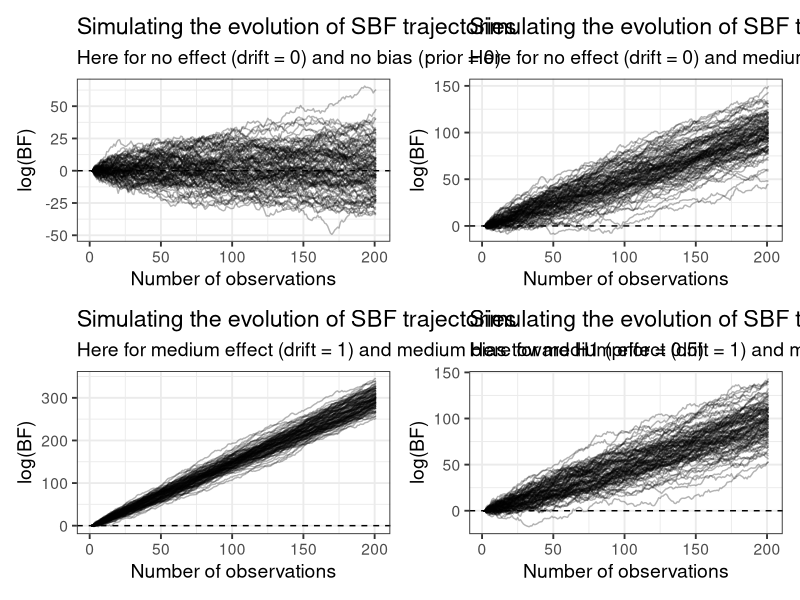

This chart was generated by the following R code:
#######################################################################
# R code accompanying Beffara, Bret & Nalborczyk (2021)
# OSF project: https://osf.io/mwtvk/
# ---------------------------------------------------------
# Modelling SBF trajectories using a simple random-walk model
# Adapted from https://github.com/psy-farrell/computational-modelling
# Written by Ladislas Nalborczyk
# E-mail: ladislas.nalborczyk@gmail.com
# Last update: March 2, 2021
#############################################################

if (!require("tidyverse") ) install.packages("tidyverse"); library("tidyverse");
if (!require("patchwork") ) install.packages("patchwork"); library("patchwork");

##########################################################################
# Parameters
# --------------------------------------------------------------------
# nsims: number of random walks (number of simulations/experiments)
# nsamples: number of times evidence is being sampled (number of observations)
# origin: starting value (should be 0 for a log(BF))
# drift: direction of the effect (0 = no effect)
# bfsd: noise in the evidence (sd of the distribution from which we sample evidence)
# criterion: distance from origin to boundary (BF threshold)
# origin sd: uncertainty (random noise) in the origin value
# drift sd: uncertainty (random noise) in the drift value
# prior: "prior belief" about drift (see above), on the same scale (prior = 0 -> no bias).
#################################################################

biasfactor <- function (
    nsims = 1e2, nsamples = 1e2, origin = 0, drift = 0, bfsd = 1,
    criterion = 10, originsd = 0, driftsd = 0, prior = 0, priorsd = 0
    ) {
    
    # initialising the results dataframe
    
    latencies <- rep(0, nsims)
    responses <- rep(0, nsims)
    evidence <- matrix(0, nsims, nsamples + 1)
    
    for (i in 1:nsims) { # for each simulated experiment
        
        # defines origin
        evidence[i, 1] <- rnorm(1, origin, originsd)
        
        # defines drift
        drift <- rnorm(1, drift, driftsd)
        
        # defines prior
        prior <- rnorm(1, prior, priorsd)
            
        # for each observation, compute BF
        for (j in 2:nsamples + 1) {
                
            # extracts last BF
            last <- evidence[i, j - 1]
            
            # defines current drift as drift + prior
            dr <- rnorm(1, drift + prior, 1)
            
            # computes cumulative evidence (BF)
            evidence[i, j] <- sum(last, rnorm(1, dr, bfsd) )
            
        }
                    
        # when does it hit the boundary ?
        p <- which(abs(evidence[i, ]) >= criterion)[1]

        # lower or upper boundary ?
        responses[i] <- sign(evidence[i, p])
        
        # record latencies (i.e., when the boundary is hit)
        latencies[i] <- p
        
    }
    
    # reshaping results into a data.frame
    results <- t(evidence) %>%
        data.frame %>%
        gather(sim, bf) %>%
        group_by(sim) %>%
        mutate(obs = 1:length(bf) ) %>%
        ungroup %>%
        mutate(
            boundary = rep(responses, each = nsamples + 1),
            latency = rep(latencies, each = nsamples + 1)
            )
    
    # returning the results
    return(results)
    
}

#############################################################
# simulating various scenarios
#################################################

# generating 100 SBF trajectories with no drift (no effect) and no bias
plot1 <-
    biasfactor(
    nsims = 1e2, nsamples = 200, origin = 0, drift = 0, bfsd = 1,
    criterion = 10, originsd = 0, driftsd = 0, prior = 0
    ) %>%
    ggplot(aes(x = obs, y = bf, group = sim) ) +
    geom_hline(yintercept = 0, linetype = 2) +
    geom_line(alpha = 0.3) +
    theme_bw(base_size = 14) +
    labs(
        title = "Simulating the evolution of SBF trajectories",
        subtitle = "Here for no effect (drift = 0) and no bias (prior = 0)",
        x = "Number of observations", y = "log(BF)"
        )

# generating 100 SBF trajectories with no drift (no effect) and (medium) bias toward H1
plot2 <-
    biasfactor(
    nsims = 1e2, nsamples = 200, origin = 0, drift = 0, bfsd = 1,
    criterion = 10, originsd = 0, driftsd = 0, prior = 0.5
    ) %>%
    ggplot(aes(x = obs, y = bf, group = sim) ) +
    geom_hline(yintercept = 0, linetype = 2) +
    geom_line(alpha = 0.3) +
    theme_bw(base_size = 14) +
    labs(
        title = "Simulating the evolution of SBF trajectories",
        subtitle = "Here for no effect (drift = 0) and medium bias toward H1 (prior = 0.5)",
        x = "Number of observations", y = "log(BF)"
        )

# generating 100 SBF trajectories with medium drift (medium effect) and (medium) bias toward H1
plot3 <-
    biasfactor(
        nsims = 1e2, nsamples = 200, origin = 0, drift = 1, bfsd = 1,
        criterion = 10, originsd = 0, driftsd = 0, prior = 0.5
    ) %>%
    ggplot(aes(x = obs, y = bf, group = sim) ) +
    geom_hline(yintercept = 0, linetype = 2) +
    geom_line(alpha = 0.3) +
    theme_bw(base_size = 14) +
    labs(
        title = "Simulating the evolution of SBF trajectories",
        subtitle = "Here for medium effect (drift = 1) and medium bias toward H1 (prior = 0.5)",
        x = "Number of observations", y = "log(BF)"
        )

# generating 100 SBF trajectories with medium drift (medium effect) and (medium) bias toward H1
plot4 <-
    biasfactor(
        nsims = 1e2, nsamples = 200, origin = 0, drift = 1, bfsd = 1,
        criterion = 10, originsd = 0, driftsd = 0, prior = -0.5
    ) %>%
    ggplot(aes(x = obs, y = bf, group = sim) ) +
    geom_hline(yintercept = 0, linetype = 2) +
    geom_line(alpha = 0.3) +
    theme_bw(base_size = 14) +
    labs(
        title = "Simulating the evolution of SBF trajectories",
        subtitle = "Here for medium effect (drift = 1) and medium bias toward H0 (prior = -0.5)",
        x = "Number of observations", y = "log(BF)"
        )

# combine plots using patchwork
(plot1 + plot2) / (plot3 + plot4)
